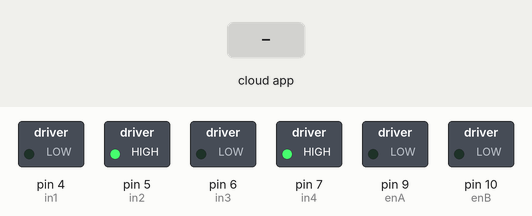
This sketch was run on a simulated Arduino Uno, built with avr-gcc and run on an emulated ATmega328P. On the bench: switched loads named in the sketch (green lamp = pin HIGH). The inputs (shaded band) are chosen by the test bench. The ROS host is connected and sends only what is stated.

Above: at 1.2 s.
1.3 s: the phone or cloud app sets linear.x to -100
At 2.1 s:
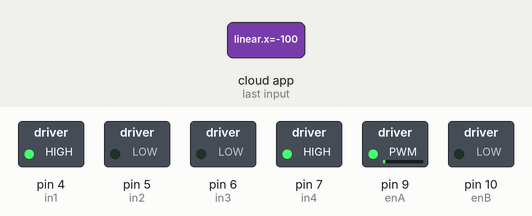
2.8 s: the phone or cloud app sets linear.x to 100
At 3.2 s:
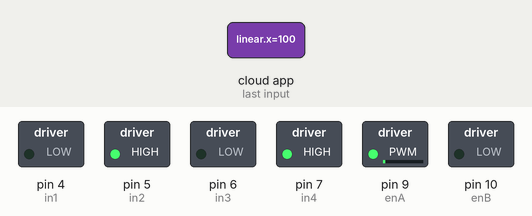
Timing chart, 0 to 5.8 s (numbered marks = the images above; inputs shaded):
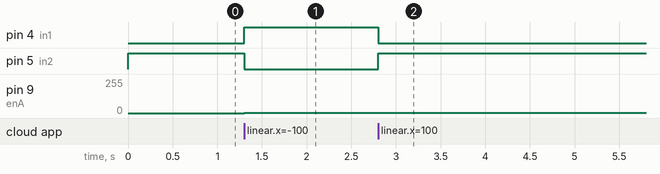

Measured:
- after the input at 1.3 s, pin 4 (in1): LOW → HIGH at once; pin 5 (in2): HIGH → LOW at once; pin 9 (enA): 0/255 → 1/255 at once
- after the input at 2.8 s, pin 4 (in1): HIGH → LOW at once; pin 5 (in2): LOW → HIGH at once

The sketch:

joy_subscriber_direct.ino
```cpp
#include <ros.h>
#include <geometry_msgs/Twist.h>

ros::NodeHandle nh;

#define enA 9
#define in1 4
#define in2 5
#define enB 10
#define in3 6
#define in4 7
int motorSpeedA = 0;
int motorSpeedB = 0;

void messageCb(const geometry_msgs::Twist& msg){

  int x = msg.linear.x;
  int y = msg.linear.y;

  if (x < 0) {
    // Set Motor A backward
    digitalWrite(in1, HIGH);
    digitalWrite(in2, LOW);
    motorSpeedA = -x;
  }
  else{ // Set Motor A forward
    digitalWrite(in1, LOW);
    digitalWrite(in2, HIGH);
    motorSpeedA = x;
  }

  if (y < 0) {
    // Set Motor A backward
    digitalWrite(in3, HIGH);
    digitalWrite(in4, LOW);
    motorSpeedB = -y;
  }
  else{
    // Set Motor A forward
    digitalWrite(in3, LOW);
    digitalWrite(in4, HIGH);
    motorSpeedB = y;
  }
  analogWrite(enA, motorSpeedA); // Send PWM signal to motor A
  analogWrite(enB, motorSpeedB); // Send PWM signal to motor B
}

ros::Subscriber<geometry_msgs::Twist> s("twist",messageCb);

void setup()
{
  Serial.begin(9600);
  nh.initNode();
  nh.subscribe(s);

  //for Motor Driver inits
  pinMode(enA, OUTPUT);
  pinMode(enB, OUTPUT);
  pinMode(in1, OUTPUT);
  pinMode(in2, OUTPUT);
  pinMode(in3, OUTPUT);
  pinMode(in4, OUTPUT);

  // Set initial rotation direction
  digitalWrite(in1, LOW);
  digitalWrite(in2, HIGH);

  digitalWrite(in3, LOW);
  digitalWrite(in4, HIGH);
}
void loop()
{
  nh.spinOnce();
  delay(1);
}
```
